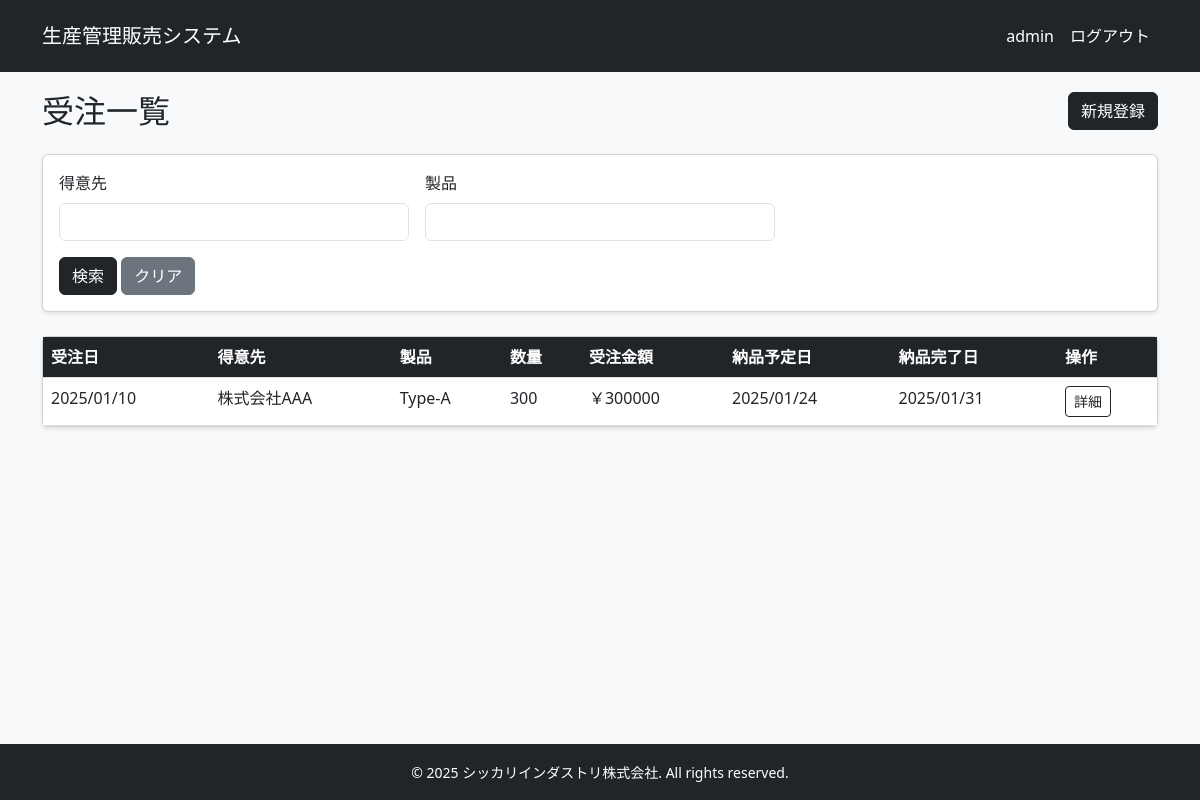
The app's page /sales/orders/ (signed in) with its own data.
### apps/sales/models.py (models this page shows, shortened)
class Order(models.Model):
    customer = models.ForeignKey(
        Customer,
        on_delete=models.PROTECT,
        verbose_name="得意先"
    )
    product = models.ForeignKey(
        Product,
        on_delete=models.PROTECT,
        verbose_name="製品"
    )
    quantity = models.IntegerField("受注数量")
    order_date = models.DateField("受注日")
    delivery_date = models.DateField("納品予定日")
    delivery_completed_date = models.DateField("納品完了日", null=True, blank=True)
    created_at = models.DateTimeField("作成日時", auto_now_add=True)
    updated_at = models.DateTimeField("更新日時", auto_now=True)
    class Meta:
        verbose_name = "受注"
        verbose_name_plural = "受注一覧"
    @property
    def total_amount(self):
        return self.quantity * self.product.unit_price

class Customer(models.Model):
    customer_code = models.CharField("得意先コード", max_length=10, unique=True)
    name = models.CharField("得意先名", max_length=100)
    phone = models.CharField("電話番号", max_length=15)
    postal_code = models.CharField("郵便番号", max_length=8)
    address = models.CharField("住所", max_length=200)
    email = models.EmailField("メールアドレス", max_length=254)
    created_at = models.DateTimeField("作成日時", auto_now_add=True)
    updated_at = models.DateTimeField("更新日時", auto_now=True)
    class Meta:
        verbose_name = "得意先"
        verbose_name_plural = "得意先一覧"

class Product(models.Model):
    product_code = models.CharField("製品コード", max_length=10, unique=True)
    name = models.CharField("製品名", max_length=100)
    unit_price = models.DecimalField("製品単価", max_digits=10, decimal_places=0)
    created_at = models.DateTimeField("作成日時", auto_now_add=True)
    updated_at = models.DateTimeField("更新日時", auto_now=True)
    class Meta:
        verbose_name = "製品"
        verbose_name_plural = "製品一覧"

### apps/sales/views.py (the view)
# urls.py: path('orders/', views.OrderListView.as_view(), name='order_list'),
class OrderListView(LoginRequiredMixin, ListView):
    model = Order
    template_name = 'sales/order_list.html'
    context_object_name = 'orders'
    paginate_by = 10
    ordering = ['-order_date', '-pk']
    def get_queryset(self):
        queryset = super().get_queryset()
        customer = self.request.GET.get('customer')
        product = self.request.GET.get('product')
        if customer:
            queryset = queryset.filter(
                Q(customer__name__icontains=customer) |
                Q(customer__customer_code__icontains=customer)
            )
        if product:
            queryset = queryset.filter(
                Q(product__name__icontains=product) |
                Q(product__product_code__icontains=product)
            )
        return queryset

### templates/sales/order_list.html (shortened to what this page needs)
{% extends "base.html" %}
{% load humanize %}
{% block content %}
<div class="d-flex justify-content-between align-items-center mb-4">
    <h2 class="mb-0">受注一覧</h2>
    <a href="{% url 'sales:order_create' %}" class="btn btn-dark">
         新規登録
    </a>
</div>
<div class="card mb-4">
    <div class="card-body">
        <form method="get" class="row g-3">
            <div class="col-md-4">
                <label for="search_customer" class="form-label">得意先</label>
                <input type="text" class="form-control" id="search_customer" name="customer" value="{{ request.GET.customer }}">
            </div>
            <div class="col-md-4">
                <label for="search_product" class="form-label">製品</label>
                <input type="text" class="form-control" id="search_product" name="product" value="{{ request.GET.product }}">
            </div>
            <div class="col-12">
                <button type="submit" class="btn btn-dark">検索</button>
                <a href="{% url 'sales:order_list' %}" class="btn btn-secondary">クリア</a>
            </div>
        </form>
    </div>
</div>
<div class="card">
    <div class="card-body p-0">
        <div class="table-responsive">
            <table class="table table-hover mb-0">
                <thead>
                    <tr>
                        <th>受注日</th>
                        <th>得意先</th>
                        <th>製品</th>
                        <th>数量</th>
                        <th>受注金額</th>
                        <th>納品予定日</th>
                        <th>納品完了日</th>
                        <th style="width: 100px;">操作</th>
                    </tr>
                </thead>
                <tbody>
                    {% for order in orders %}
                    <tr>
                        <td>{{ order.order_date|date:"Y/m/d" }}</td>
                        <td>{{ order.customer.name }}</td>
                        <td>{{ order.product.name }}</td>
                        <td>{{ order.quantity|stringformat:"d" }}</td>
                        <td>￥{{ order.total_amount|floatformat:",.0f" }}</td>
                        <td>{{ order.delivery_date|date:"Y/m/d" }}</td>
                        <td>{{ order.delivery_completed_date|date:"Y/m/d"|default:"-" }}</td>
                        <td>
                            <div class="btn-group btn-group-sm">
                                <a href="{% url 'sales:order_detail' order.pk %}"
                                   class="btn btn-outline-dark">詳細</a>
                            </div>
                        </td>
                    </tr>
                    {% empty %}
                    <tr>
                        <td colspan="8" class="text-center py-4">
                            受注データが登録されていません
                        </td>
                    </tr>
                    {% endfor %}
                </tbody>
            </table>
        </div>
    </div>
</div>
{% endblock %}

### templates/base.html (shortened to what this page needs)
<!DOCTYPE html>
<html lang="ja">
<head>
    <link href="https://cdn.jsdelivr.net/npm/bootstrap@5.3.0/dist/css/bootstrap.min.css" rel="stylesheet">
</head>
<body>
    <header>
        <nav class="navbar navbar-expand-lg navbar-dark">
            <div class="container d-flex justify-content-between">
                <a class="navbar-brand" href="{% url 'home' %}">生産管理販売システム</a>
                {% if user.is_authenticated %}
                    <ul class="navbar-nav">
                        <li class="nav-item">
                            <span class="nav-link">{{ user.username }}</span>
                        </li>
                        <li class="nav-item">
                            <a class="nav-link" href="{% url 'logout' %}">ログアウト</a>
                        </li>
                    </ul>
                {% endif %}
            </div>
        </nav>
    </header>
    <main class="main-content">
        <div class="container">
            {% block content %}
            {% endblock %}
        </div>
    </main>
    <footer class="footer text-center">
        <div class="container">
            <small>&copy; 2025 シッカリインダストリ株式会社. All rights reserved.</small>
        </div>
    </footer>
</body>
</html>

### templates/base.html (style rules this page uses)
:root { --primary: #212529; --secondary: #6c757d; --danger: #dc3545; --light: #f8f9fa; --white: #ffffff; --border: #dee2e6; }
body { min-height: 100vh; display: flex; flex-direction: column; }
.main-content { flex: 1; padding: 20px 0; background-color: var(--light); }
.navbar { padding: 1rem 0; background-color: var(--primary) !important; }
.navbar-brand, .nav-link { color: var(--white) !important; transition: opacity 0.3s; }
.card { box-shadow: 0 2px 4px rgba(0,0,0,0.1); transition: transform 0.3s; }
.table th { background-color: var(--primary); color: var(--white); }
.btn-dark { background-color: var(--primary); border-color: var(--primary); }
.footer { background-color: var(--primary); color: var(--white); padding: 1rem 0; margin-top: auto; }

### records on screen
Order: order_date "2025/01/10", customer.name "株式会社AAA", product.name "Type-A", quantity "300", total_amount "300000", delivery_date "2025/01/24", delivery_completed_date "2025/01/31"

### other values on screen
{{ user.username }} "admin"
